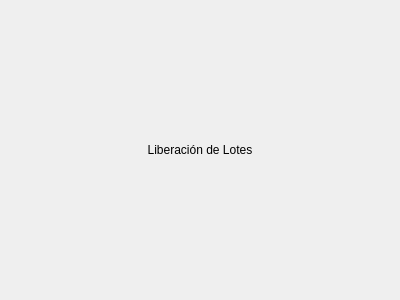
<?xml version="1.0" encoding="UTF-8"?>
<ui version="4.0">
 <class>liberacion_container</class>
 <widget class="QFrame" name="liberacion_container">
  <property name="geometry">
   <rect>
    <x>0</x>
    <y>0</y>
    <width>400</width>
    <height>300</height>
   </rect>
  </property>
  <property name="windowTitle">
   <string>Frame</string>
  </property>
  <layout class="QVBoxLayout" name="verticalLayout">
   <item>
    <widget class="QLabel" name="label">
     <property name="text">
      <string>Liberación de Lotes</string>
     </property>
     <property name="alignment">
      <set>Qt::AlignCenter</set>
     </property>
    </widget>
   </item>
  </layout>
 </widget>
 <resources/>
 <connections/>
</ui>
